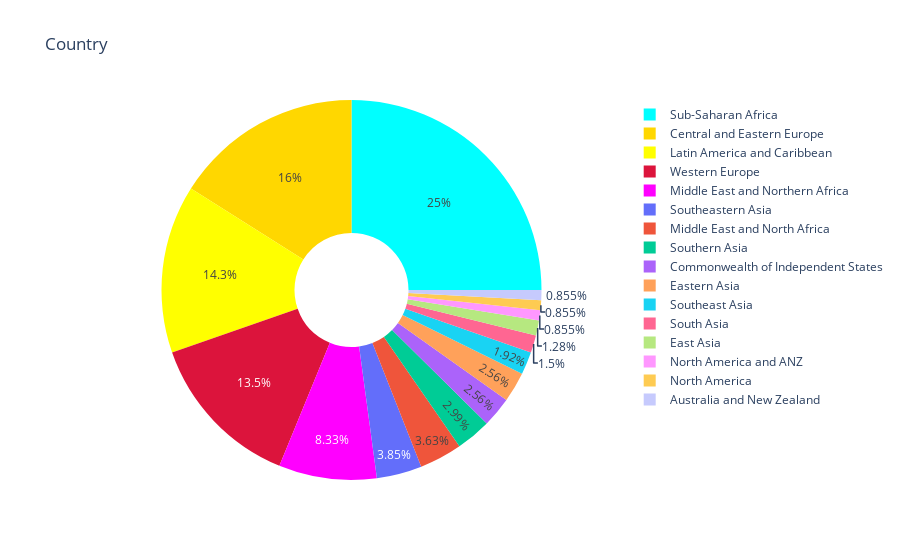

The code cell stored with this chart in its notebook:
### Code cell
#pie chart of all countries 

import plotly.graph_objs as go


dall = all_happiness_data['Country'].value_counts()

label_dall = dall.index
size_dall = dall.values


colors = ['aqua', 'gold', 'yellow', 'crimson', 'magenta']

trace = go.Pie(
         labels = label_d2015, values = size_d2015, marker = dict(colors = colors), name = '2015-2020', hole = 0.3)

data = [trace]

layout1 = go.Layout(
           title = 'Country')

fig = go.Figure(data = data, layout = layout1)
py.iplot(fig)

### Figure 1 — Plotly figure (JSON) as saved in the notebook; plotly's stock layout.template omitted (floating-point values rounded to 4 significant figures)
{"data": [{"hole": 0.3, "labels": ["Sub-Saharan Africa", "Central and Eastern Europe", "Latin America and Caribbean", "Western Europe", "Middle East and Northern Africa", "Southeastern Asia", "Middle East and North Africa", "Southern Asia", "Commonwealth of Independent States", "Eastern Asia", "Southeast Asia", "South Asia", "East Asia", "North America and ANZ", "North America", "Australia and New Zealand"], "marker": {"colors": ["aqua", "gold", "yellow", "crimson", "magenta"]}, "name": "2015-2020", "type": "pie", "values": [117, 75, 67, 63, 39, 18, 17, 14, 12, 12, 9, 7, 6, 4, 4, 4]}], "layout": {"title": {"text": "Country"}}}
